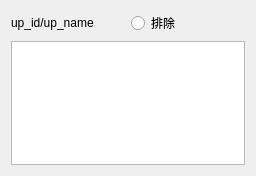
<?xml version="1.0" encoding="UTF-8"?>
<ui version="4.0">
 <class>Dialog</class>
 <widget class="QDialog" name="Dialog">
  <property name="geometry">
   <rect>
    <x>0</x>
    <y>0</y>
    <width>256</width>
    <height>176</height>
   </rect>
  </property>
  <property name="windowTitle">
   <string>Dialog</string>
  </property>
  <layout class="QGridLayout" name="gridLayout_2">
   <item row="0" column="0">
    <layout class="QGridLayout" name="gridLayout">
     <item row="0" column="0">
      <widget class="QLabel" name="label">
       <property name="text">
        <string>up_id/up_name</string>
       </property>
      </widget>
     </item>
     <item row="0" column="1">
      <widget class="QRadioButton" name="radioButton">
       <property name="text">
        <string>排除</string>
       </property>
      </widget>
     </item>
     <item row="1" column="0" colspan="2">
      <widget class="QPlainTextEdit" name="plainTextEdit">
       <property name="toolTip">
        <string>排除理由</string>
       </property>
      </widget>
     </item>
    </layout>
   </item>
  </layout>
 </widget>
 <tabstops>
  <tabstop>plainTextEdit</tabstop>
 </tabstops>
 <resources/>
 <connections>
  <connection>
   <sender>plainTextEdit</sender>
   <signal>textChanged()</signal>
   <receiver>Dialog</receiver>
   <slot>on_textchanged()</slot>
   <hints>
    <hint type="sourcelabel">
     <x>163</x>
     <y>87</y>
    </hint>
    <hint type="destinationlabel">
     <x>221</x>
     <y>8</y>
    </hint>
   </hints>
  </connection>
 </connections>
 <slots>
  <slot>on_textchanged()</slot>
 </slots>
</ui>
